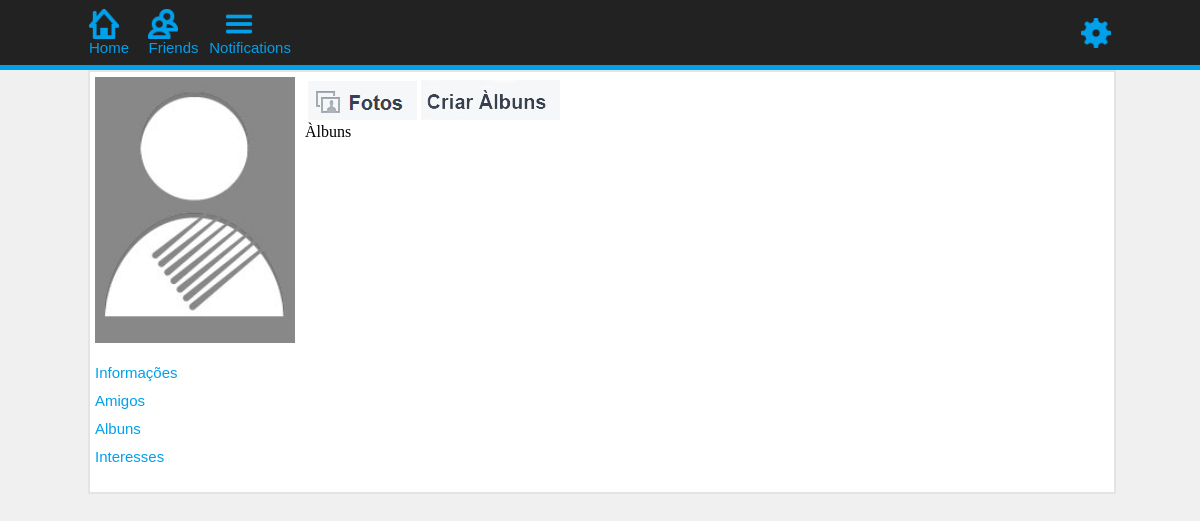
/RedeSocial/users/index.php?pg=home&pg_m=albuns&funcao=albuns (signed in), run on an earlier commit of the app's database.
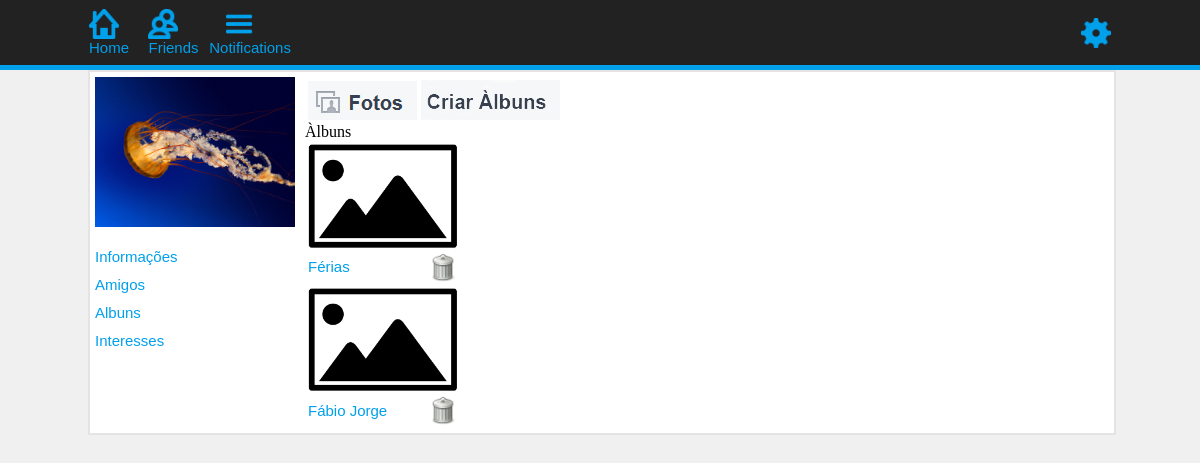
And on a later commit of the database.
### tables this page shows
CREATE TABLE IF NOT EXISTS `fotos` (
  `id_foto` int(11) NOT NULL AUTO_INCREMENT,
  `foto` varchar(250) NOT NULL,
  `id_user` int(11) NOT NULL,
  `id_album` int(11) NOT NULL,
  `foto_perfil` char(1) NOT NULL,
  PRIMARY KEY (`id_foto`)
);

CREATE TABLE IF NOT EXISTS `albuns` (
  `id_album` int(11) NOT NULL AUTO_INCREMENT,
  `nome` varchar(250) NOT NULL,
  `id_user` int(11) NOT NULL,
  PRIMARY KEY (`id_album`)
);

### RedeSocial/users/albuns.php (the view, shortened to what this page needs)
<table>
<tr><td><a href="?pg=home&pg_m=albuns&funcao=albuns"><img src="../img/img_foto.png" /></a></td><td><a href="?pg=home&pg_m=albuns&funcao=criar_albuns"><img src="../img/criar_albuns.png" /></a></td></tr>
</table>
<?php if($funcao=='albuns'){ ?>
<div class="title">Àlbuns</div>
<?php
$id_user=$_SESSION['id_user'];
$sql=mysql_query("select * from albuns where id_user='$id_user'");
	while($linha=mysql_fetch_array($sql)){
		$id_album=$linha['id_album'];
		$nome=$linha['nome'];
		?>
        <table border="0">
        	<tr>
            	<td colspan="2"><a href="?pg=home&pg_m=albuns&funcao=albuns&funcao=inserir_imagem&id_album=<?php echo $id_album; ?>"><img src="../img/1399832582_32.png" width="150" /></a></td>
            </tr>
           	<tr>
            	<td><a href="#"><?php echo $nome; ?></a></td>
                <td align="right"><a href="?pg=home&pg_m=albuns&funcao=albuns&funcao=delete_albuns&id_album=<?php echo $id_album; ?>" onClick='return confirma();'><img src="../img/1399833215_Gnome-Edit-Delete-64.png" width="30" /></a></td>
            </tr>
        </table>
	<?php } ?>
<?php } ?>

### RedeSocial/users/index.php (shortened to what this page needs)
<!DOCTYPE html PUBLIC "-//W3C//DTD XHTML 1.0 Transitional//EN" "http://www.w3.org/TR/xhtml1/DTD/xhtml1-transitional.dtd">
<html xmlns="http://www.w3.org/1999/xhtml">
<head>
<link rel="stylesheet" href="../css/style.css" type="text/css" />
</head>
<body>
<div class="Top-Navigator"> <?php include "header.php";?></div>
<div class="Content">
	<div class="Content_total"><?php include "pages.php"; ?></div>
</div>
</body>
</html>

### RedeSocial/users/header.php
<div class="content-top-navigator" style="padding-top:8px;color:#00A0EB">
  <table cellspacing="0" border="0" width="1024">
  	<tr>
    	<td width="60">
        	<a href="?pg=home"><img src="../img/home.png" width="30" height="30" />
        	Home</a>
  		</td>
        <td width="60">
  			<a href="#"><img src="../img/group.png" width="30" height="30" />
  			Friends</a>
  		</td>
        <td width="60" >
        <a href="#"><img src="../img/menu.png" width="30" height="30" style="margin-left:15px;" />
        	Notifications</a>
        </td>
        <td width="900" border="1">
        </td>
        <td>
  			<a href="#"><img src="../img/settings.png" width="30" height="30" /></a>
  		</td>
    </tr>
  </table>
</div>

### RedeSocial/users/pages.php (shortened to what this page needs)
<?php
if(isset($_GET['pg']))
$pg=$_GET['pg'];
else
$pg='';
switch($pg){
case 'home': include "home.php"; break;
}
?>

### RedeSocial/users/home.php
<?php if(isset($_GET['funcao']))
$funcao=$_GET['funcao'];
else
$funcao='';
?>
<div class="home_left">
<?php
$id_user=$_SESSION['id_user'];
$sql=mysql_query("select * from fotos where id_user='$id_user' and foto_perfil='1'");
$cont=mysql_num_rows($sql);
if($cont!='0'){
	while($linha=mysql_fetch_array($sql)){
		$foto=$linha['foto'];
?>
<img src="../img_fotos/<?php echo $foto; ?>" width="200" />
<?php
}
}
else{
?>
<img src="../img/foto_perfil.png" width="200" />
<?php } ?>
<ul class="ul_left_menu">
	<li><a href="?pg=home&pg_m=informacoes">Informações</a></li>
    <li><a href="?pg=home&pg_m=amigos">Amigos</a></li>
	<li><a href="?pg=home&pg_m=albuns&funcao=albuns">Albuns</a></li>
    <li><a href="?pg=home&pg_m=interesses">Interesses</a></li>
</ul>
</div>
<div class="home_right">
	<?php include "pages_menu.php" ?>
</div>

### RedeSocial/users/pages_menu.php (shortened to what this page needs)
<?php
if(isset($_GET['pg_m']))
$pg_m=$_GET['pg_m'];
else
$pg_m='';
switch($pg_m){
case 'albuns': include "albuns.php"; break;
}
?>

### RedeSocial/css/style.css (style rules this page uses)
body { margin:0px; padding:0px; background-color:#F0F0F0; }
a { text-decoration:none; color:#00A0EB; font-size:15px; font-family:Arial, Verdana, Geneva, sans-serif; text-align:center; text-decoration:none; }
.Content { margin:0 auto; width:1024px; }
.Content_total { float:left; width:1024px; border:2px solid #e4e4e4; background-color:#FFFFFF; }
.Top-Navigator { width:100%; height: 65px; background-color: #222; border-bottom: 5px solid #00A0EB; }
.content-top-navigator { margin:0px auto; width:1024px; }
.home_left { float:left; width:200px; padding:5px; }
.home_right { float:left; width:800px; padding:5px; }
.ul_left_menu li { list-style-type:none; width:200px; margin-left:-40px; padding:5px 0px 5px 0px; }

What changed in the data, as far as the page shows it:
added fotos: foto (picture)
added albuns: nome "Férias"
added albuns: nome "Fábio Jorge"
